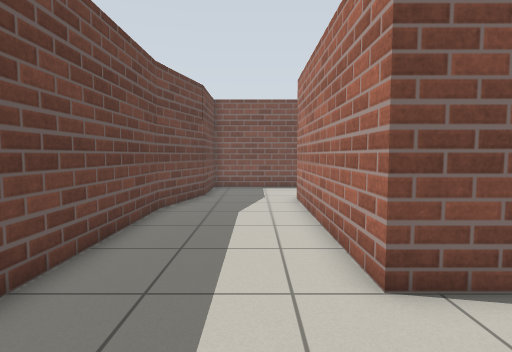
[1] (above)

24 first-person views from a walk through a Gazebo world. The camera is 0.94 m above the floor, tilts 4° down and sees 80° across. The floor is counted in squares, 0.5 m on a side. Each view is taken from the middle of a square. On the plan, view 1 faces up. The plan holds only what a view shows up to about 16 squares ahead; the rest is blank. Simple patterns stand in for the simulator's built-in surfaces.

[2]
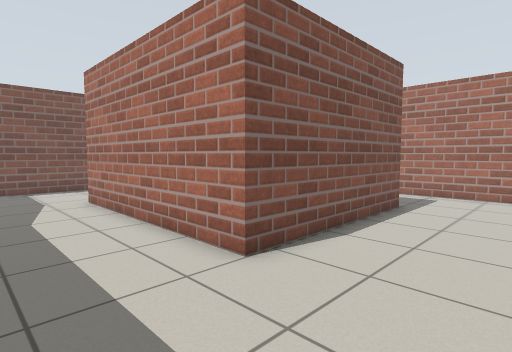

[3]
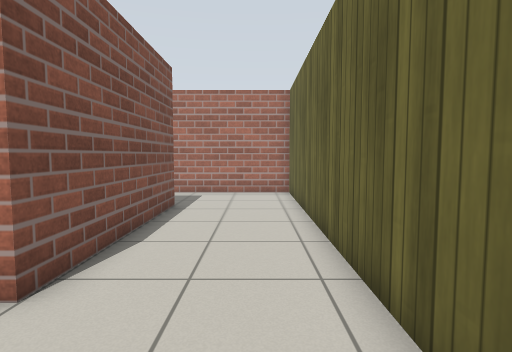

[4]
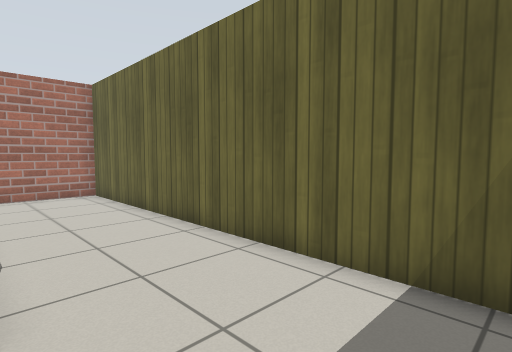

[5]
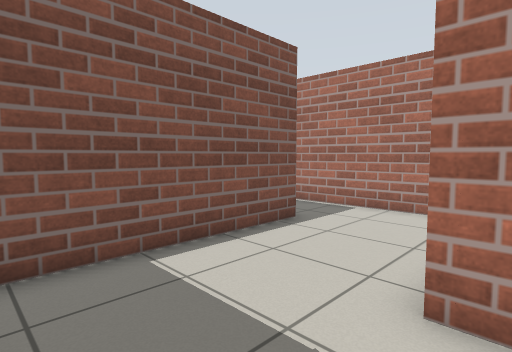

[6]
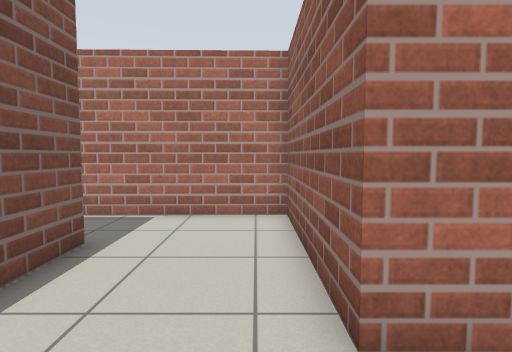

[7]
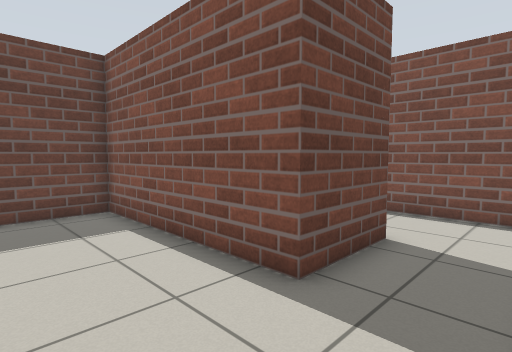

[8]
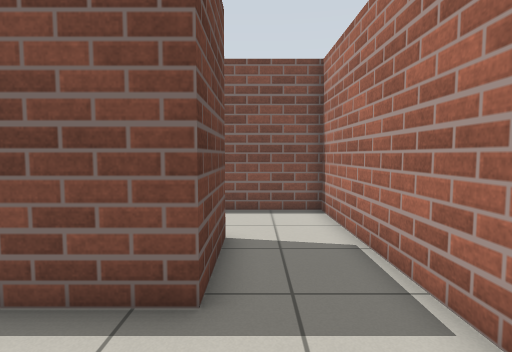

[9]
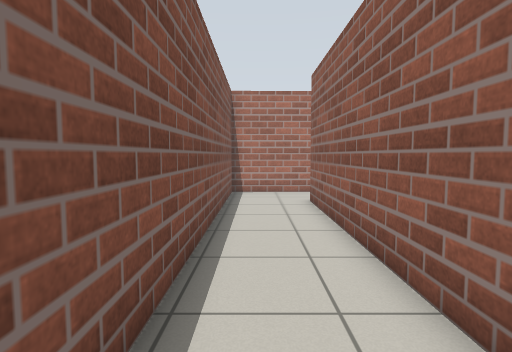

[10]
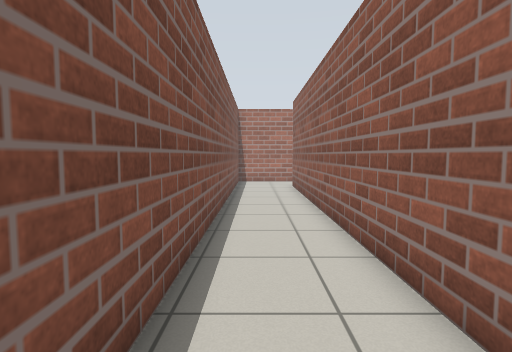

[11]
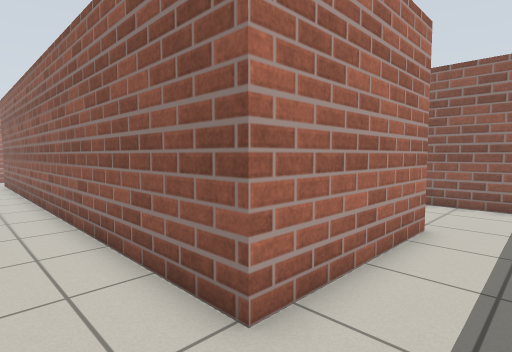

[12]
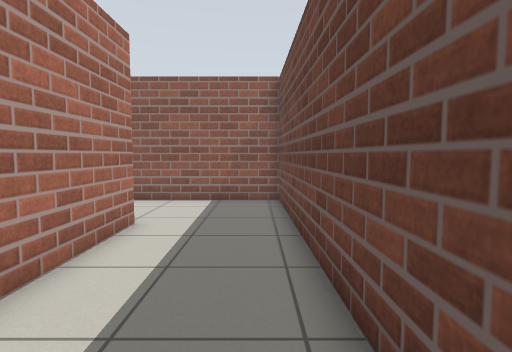

[13]
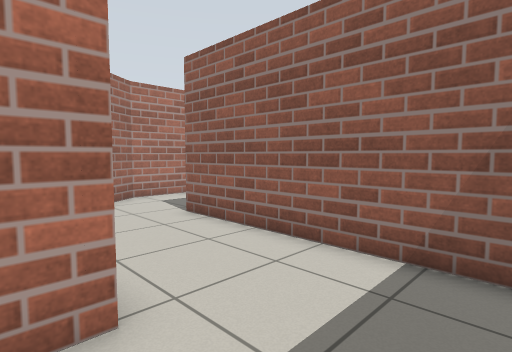

[14]
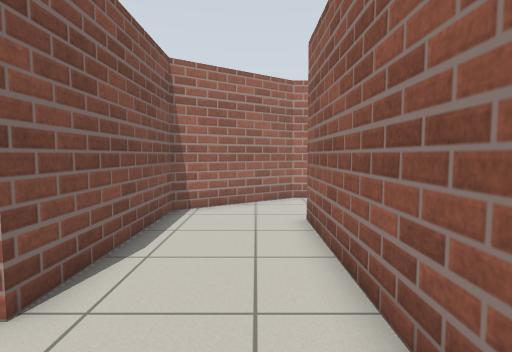

[15]
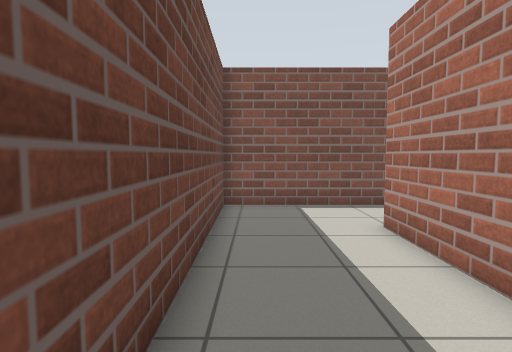

[16]
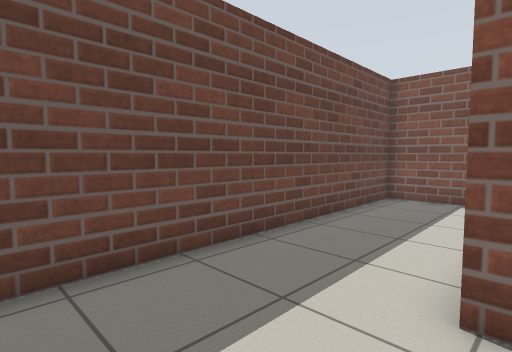

[17]
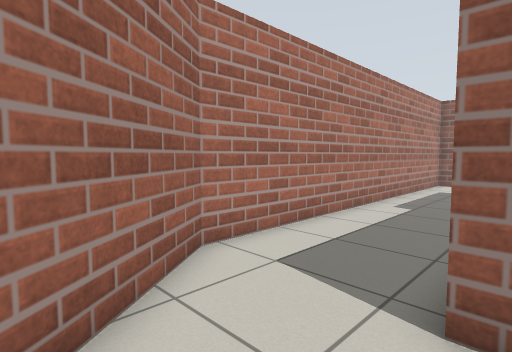

[18]
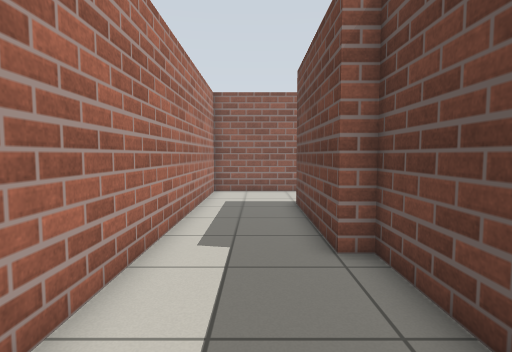

[19]
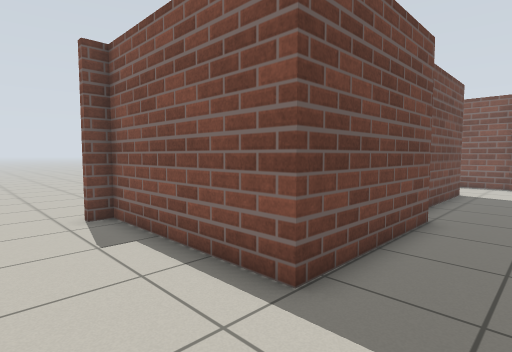

[20]
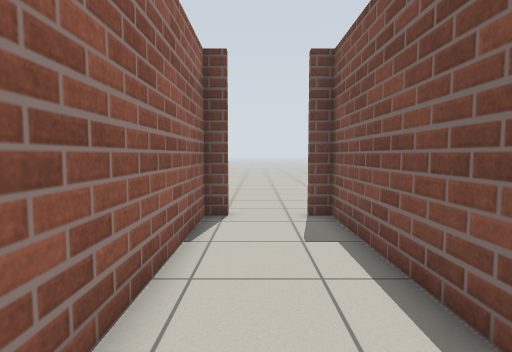

[21]
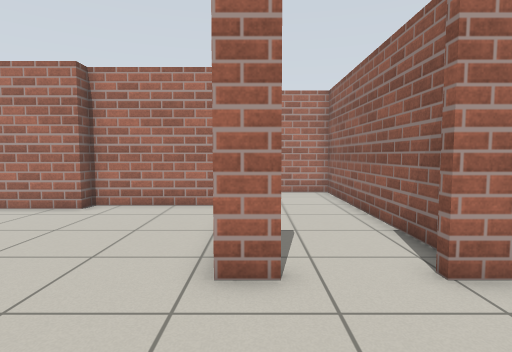

[22]
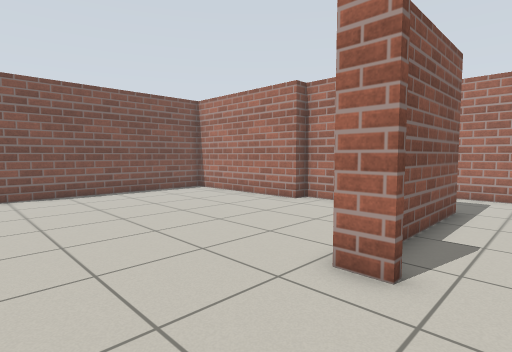

[23]
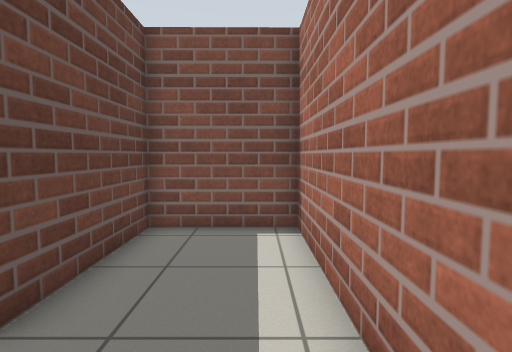

[24]
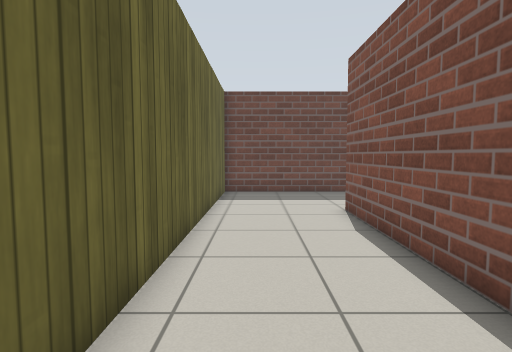

### Floor plan
Points are (right, up) in squares from view 1. A wall is a line through its corners. A room is listed if a view was taken in it or the views show most of it. See-through windows are left out.
Room 1 (views 1, 2, 3, 4, 5, 6, 7, 8, 9, 10, 23, 24)
walls: (-3.3, 10.5) (-3.3, -0.6) (13.1, -0.7) (13.1, 8.7) (9.3, 8.7) (9.3, 4) (1.8, 4) (1.8, 13) (8.5, 13) (8.2, 24.2) (-11.6, 24.2); (-2.3, 14.3) (-3.4, 10.4); (-15.7, 20.8) (5.3, 20.8) (5.3, 17.6) (-2.4, 17.6) (-2.4, 13.9); (-14.1, 24.2) (-15.6, 24.2)
ways out: opening at (-15, 22.5) to room 2
Room 2 (views 11, 12, 13, 14, 15, 16, 17)
walls: (-8.4, 14) (-8.9, 14.8) (-15.7, 14.8) (-15.7, 20.8); (-15.6, 24.2) (-20.2, 24.2) (-20, 10.5) (-10.3, 10.5)
ways out: opening at (-15, 22.5) to room 1; opening at (-9, 12) to room 3
Room 3 (views 18, 19, 20)
walls: (-9.5, 3.3) (-9.5, -2.7) (-16.2, -2.7); (-16.2, -3.4) (-16.5, -3.4); (-10.3, 10.5) (-10.3, 3.3); (-16.2, -5.8) (-16.2, -6.6) (-5.9, -6.6) (-5.9, 10.4) (-8.4, 14)
ways out: opening at (-9, 12) to room 2; opening at (-16, -4.5) to room 4
Room 4 (views 21, 22)
walls: (-16.5, -3.4) (-16.5, -2.3); (-10.5, 3) (-10.5, 7.4); (-13.4, 10.2) (-19.7, 10.2); (-9.8, -1.5) (-9.8, 3); (-16.5, -6.9) (-16.5, -5.8)
ways out: opening at (-16, -4.5) to room 3

Where each view was taken, in squares from view 1:
view 1: 0 up, 0 right, facing up
view 2: 0 up, 2 left, facing up-right
view 3: 1 up, 2 left, facing right
view 4: 4 up, 2 left, facing down-right
view 5: 12 up, 2 left, facing up-right
view 6: 14 up, 1 left, facing right
view 7: 14 up, 8 right, facing up-left
view 8: 14 up, 6 right, facing up
view 9: 23 up, 7 left, facing right
view 10: 23 up, 13 left, facing right
view 11: 23 up, 18 left, facing down-right
view 12: 23 up, 19 left, facing down
view 13: 16 up, 19 left, facing down-right
view 14: 12 up, 19 left, facing right
view 15: 13 up, 19 left, facing up
view 16: 11 up, 15 left, facing up-left
view 17: 14 up, 11 left, facing down-right
view 18: 9 up, 8 left, facing down
view 19: 6 down, 7 left, facing up-left
view 20: 5 down, 7 left, facing left
view 21: 3 down, 21 left, facing right
view 22: 5 down, 21 left, facing up-right
view 23: 1 up, 12 right, facing up
view 24: 1 up, 12 right, facing left
